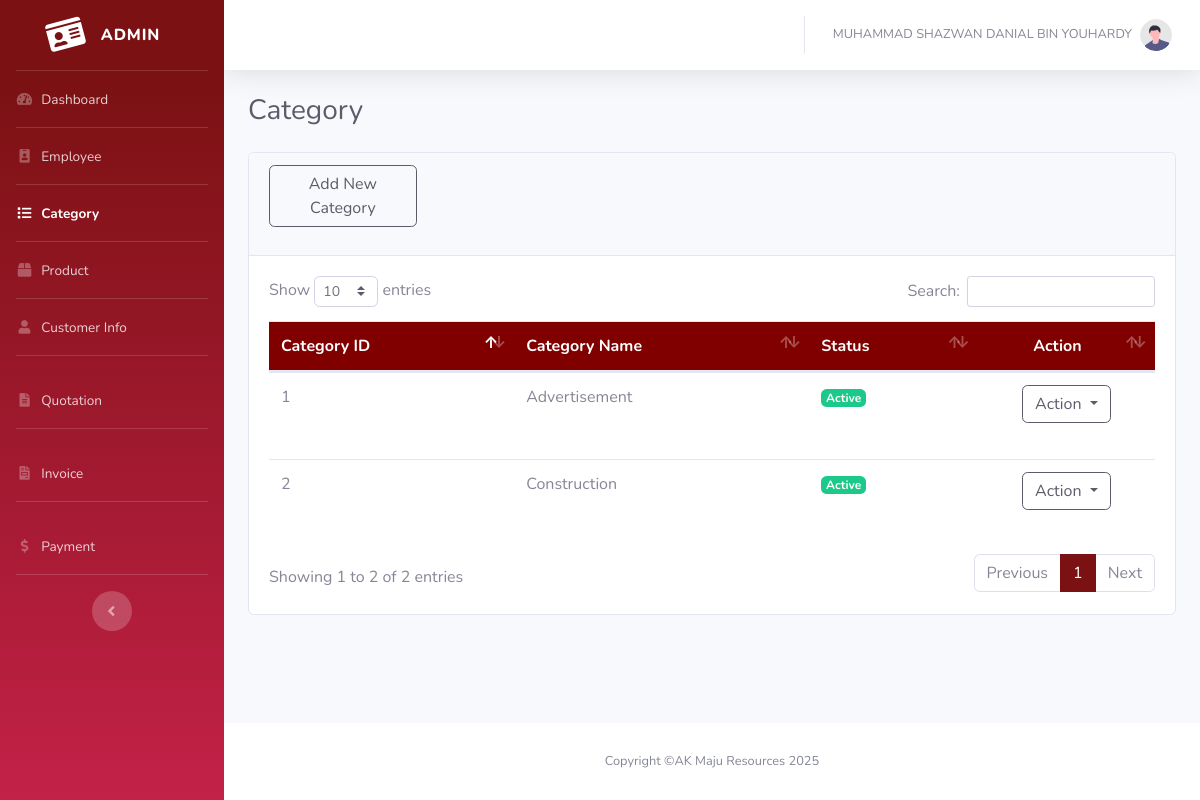
The app's page /admin/category.php (signed in) with its own data.
### tables this page shows
CREATE TABLE `product_category`(
    `product_category_id` INT(11) NOT NULL AUTO_INCREMENT,
    `product_category_name` VARCHAR(30) NOT NULL,
    `product_category_status` INT(11) NOT NULL DEFAULT '1' COMMENT '1:Active, 0:Inactive',
    `product_category_created_at` DATETIME NOT NULL DEFAULT CURRENT_TIMESTAMP,
    `product_category_updated_at` DATETIME NOT NULL DEFAULT CURRENT_TIMESTAMP ON UPDATE CURRENT_TIMESTAMP,
    PRIMARY KEY (`product_category_id`)
);

### config/db.php (called while the page is built, shortened)
<?php
$baseUrl = 'http://localhost/akmaju/';
function base_url($url = null)
{
    global $baseUrl;
    return $baseUrl . $url;
}

### admin/category.php (the view, shortened to what this page needs)
<?php
$title = 'Category';
include 'layout/header.php';
$sql_category = "SELECT * FROM `product_category`";
$result_category = $conn->query($sql_category);
?>
<div class="container-fluid">
    <div class="d-sm-flex align-items-center justify-content-between mb-4">
        <h1 class="h3 mb-0 text-gray-800"><?= $title ?></h1>
    </div>
    <div class="card">
        <div class="card-header">
            <div class="form-group row ">
                <form class="form-inline col-12 ">
                    <a class="btn btn-outline-dark col-2 " data-bs-toggle="offcanvas" href="category-add.php" role="button" aria-controls="offcanvasExample">
                        Add New Category</a>
                </form>
            </div>
        </div>
        <div class="card-body">
            <div class='table-responsive'>
                <table class="table table-hover" id="dataTable">
                    <thead class="thead-warning" style="background-color: maroon; color: white;">
                        <tr>
                            <th scope="col">Category ID</th>
                            <th scope="col">Category Name</th>
                            <th scope="col">Status</th>
                            <th class="text-center" scope="col" style="width: 20%;">Action</th>
                        </tr>
                    </thead>
                    <tbody>
                        <?php foreach ($result_category as $category) : ?>
                            <tr>
                                <td><?= $category['product_category_id'] ?></td>
                                <td><?= $category['product_category_name'] ?></td>
                                <td>
                                    <?php if ($category['product_category_status'] == 1) : ?>
                                        <span class="badge badge-success">Active</span>
                                    <?php else : ?>
                                        <span class="badge badge-danger">Inactive</span>
                                    <?php endif; ?>
                                </td>
                                <td class="text-center">
                                <div class="dropdown mb-4">
                                        <a class="btn btn-outline-dark dropdown-toggle" href="#" role="button" data-toggle="dropdown">
                                            Action
                                        </a>
                                </td>
                            </tr>
                        <?php endforeach; ?>
                    </tbody>
                </table>
            </div>
        </div>
    </div>
</div>
<?php include 'layout/footer.php'; ?>

### admin/layout/header.php (shortened to what this page needs)
<?php
require_once '../config/db.php';
if (!isset($_SESSION['admin'])) {
    redirect('../login.php');
} else {
    $admin = $_SESSION['admin'];
}
?>
<!DOCTYPE html>
<html lang="en">
<head>
    <link href="<?= base_url('assets/vendor/fontawesome-free/css/all.min.css') ?>" rel="stylesheet" type="text/css">
    <link href="<?= base_url('assets/vendor/datatables/dataTables.bootstrap4.min.css') ?>" rel="stylesheet">
    <link rel="stylesheet" href="<?= base_url('assets/vendor/select2/css/select2.min.css') ?>">
    <link rel="stylesheet" href="<?= base_url('assets/vendor/select2-bootstrap4-theme/select2-bootstrap4.min.css') ?>">
    <link href="<?= base_url('assets/css/sb-admin-2.min.css') ?>" rel="stylesheet">
    <link href="<?= base_url('assets/css/style.css') ?>" rel="stylesheet">
</head>
<body id="page-top">
    <div id="wrapper">
        <?php require_once 'sidebar.php' ?>
        <div id="content-wrapper" class="d-flex flex-column">
            <div id="content">
                <nav class="navbar navbar-expand navbar-light bg-white topbar mb-4 static-top shadow">
                    <ul class="navbar-nav ml-auto">
                        <li class="nav-item dropdown no-arrow">
                            <a class="nav-link dropdown-toggle" href="#" id="userDropdown" role="button" data-toggle="dropdown" aria-haspopup="true" aria-expanded="false">
                                <span class="mr-2 d-none d-lg-inline text-gray-600 small"><?= $admin['user_name'] ?></span>
                                <img class="img-profile rounded-circle" src="<?= base_url('assets/img/undraw_profile.svg') ?>">
                            </a>
                        </li>
                    </ul>
                </nav>

### admin/layout/sidebar.php
<ul class="navbar-nav bg-gradient-primary sidebar sidebar-dark accordion" id="accordionSidebar">
    <a class="sidebar-brand d-flex align-items-center justify-content-center" href="index.php">
        <div class="sidebar-brand-icon rotate-n-15">
            <i class="fas fa-id-card"></i>
        </div>
        <div class="sidebar-brand-text mx-3">Admin</div>
    </a>
    <hr class="sidebar-divider my-0">
    <li class="nav-item <?= $title == 'Dashboard' ? 'active' : '' ?>">
        <a class="nav-link " href="<?= base_url('admin/index.php') ?>">
            <i class="fas fa-fw fa-tachometer-alt"></i>
            <span>Dashboard</span></a>
    </li>
    <hr class="sidebar-divider my-0">
    <li class="nav-item <?= $title == 'Employee' ? 'active' : '' ?>">
        <a class="nav-link " href="<?= base_url('admin/employee.php') ?>">
            <i class="fas fa-fw fa-id-badge"></i>
            <span>Employee</span></a>
    </li>
    <hr class="sidebar-divider my-0">
    <li class="nav-item <?= ($title == 'Category') || ($title == 'Add Category') ? 'active' : '' ?>">
        <a class="nav-link" href="<?= base_url('admin/category.php') ?>">
            <i class="fas fa-fw fa-list"></i>
            <span>Category</span></a>
    </li>
    <hr class="sidebar-divider my-0">
    <li class="nav-item <?= ($title == 'Product') || ($title == 'Add Product') ? 'active' : '' ?>">
        <a class="nav-link" href="<?= base_url('admin/product.php') ?>">
            <i class="fas fa-fw fa-box"></i>
            <span>Product</span></a>
    </li>
    <hr class="sidebar-divider my-0">
    <li class="nav-item <?= ($title == 'Customer Info') || ($title == 'Add Customer') ? 'active' : '' ?>">
        <a class="nav-link" href="<?= base_url('admin/customer.php') ?>">
            <i class="fas fa-fw fa-user"></i>
            <span>Customer Info</span></a>
    </li>
    <hr class="sidebar-divider d-none d-md-block">
    <li class="nav-item <?= ($title == 'Quotation') || ($title == 'Add Quotation') || ($title == 'Quotation Detail') || ($title == 'Quotation Edit') || ($title == 'Generate Quotation') ? 'active' : '' ?>">
        <a class="nav-link" href="<?= base_url('admin/quotation.php') ?>">
            <i class="fas fa-fw fa-file-alt"></i>
            <span>Quotation</span></a>
    </li>
    <hr class="sidebar-divider d-none d-md-block">
    <li class="nav-item <?= ($title == 'Invoice') || ($title == 'Create Invoice' || $title == 'Invoice Detail') ? 'active' : '' ?>">
        <a class="nav-link" href="<?= base_url('admin/invoice.php') ?>">
            <i class="fas fa-fw fa-file-invoice"></i>
            <span>Invoice</span></a>
    </li>
  <hr class="sidebar-divider d-none d-md-block">
    <li class="nav-item <?= ($title == 'Payment')  ? 'active' : '' ?>">
        <a class="nav-link" href="<?= base_url('admin/payment.php') ?>">
            <i class="fas fa-fw fa-dollar-sign"></i>
            <span>Payment</span></a>
    </li>
    <hr class="sidebar-divider d-none d-md-block">
    <div class="text-center d-none d-md-inline">
        <button class="rounded-circle border-0" id="sidebarToggle"></button>
    </div>
</ul>

### admin/layout/footer.php (shortened to what this page needs)
</div>
<footer class="sticky-footer bg-white">
    <div class="container my-auto">
        <div class="copyright text-center my-auto">
            <span>Copyright &copy;AK Maju Resources <?= date('Y') ?></span>
        </div>
    </div>
</footer>
</div>
</div>
</body>
</html>

### records on screen
product_category: product_category_id "1", product_category_name "Advertisement", product_category_status "Active"
product_category: product_category_id "2", product_category_name "Construction", product_category_status "Active"

### other values on screen
$admin['user_name'] "MUHAMMAD SHAZWAN DANIAL BIN YOUHARDY"
$title "Category"
